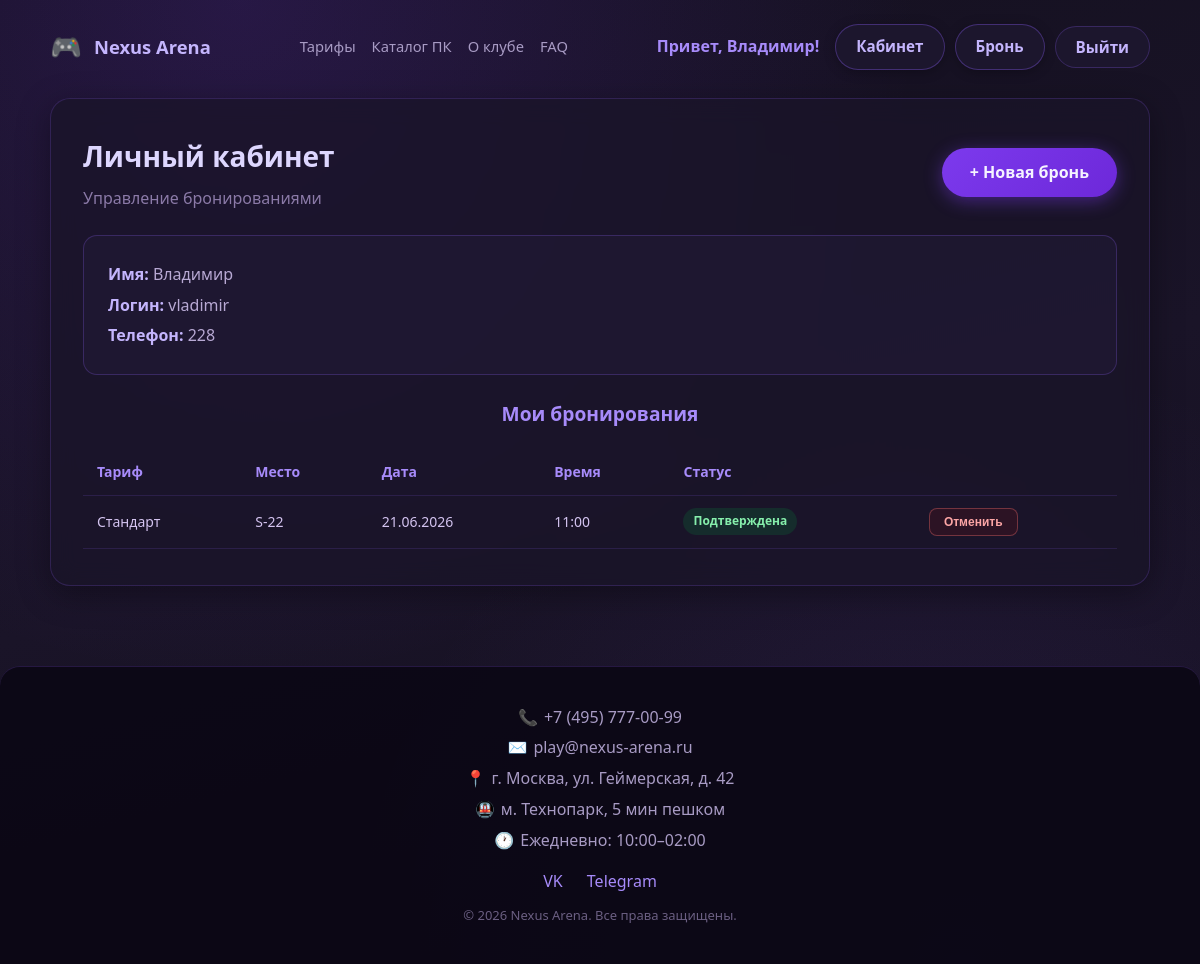
Screenshot of /profile/ (signed in) with the database file from the repository.
### main/models.py (models this page shows, shortened)
class Profile(models.Model):
    user = models.OneToOneField(User, on_delete=models.CASCADE, related_name='profile')
    phone = models.CharField('Телефон', max_length=20)
    is_site_admin = models.BooleanField('Администратор сайта', default=False)
    is_banned = models.BooleanField('Заблокирован', default=False)
    ban_reason = models.TextField('Причина блокировки', blank=True)
    banned_at = models.DateTimeField('Дата блокировки', null=True, blank=True)

class Appointment(models.Model):
    STATUS_PENDING = 'pending'
    STATUS_CONFIRMED = 'confirmed'
    STATUS_CANCELLED = 'cancelled'
    STATUS_CHOICES = [
        (STATUS_PENDING, 'Ожидает'),
        (STATUS_CONFIRMED, 'Подтверждена'),
        (STATUS_CANCELLED, 'Отменена'),
    ]
    user = models.ForeignKey(User, on_delete=models.CASCADE, related_name='appointments')
    tariff = models.CharField('Тариф', max_length=120)
    seat = models.CharField('Место', max_length=20)
    appointment_date = models.DateField('Дата')
    appointment_time = models.TimeField('Время')
    comment = models.TextField('Комментарий', blank=True)
    status = models.CharField(
        'Статус',
        max_length=20,
        choices=STATUS_CHOICES,
        default=STATUS_PENDING,
    )
    created_at = models.DateTimeField(auto_now_add=True)
    class Meta:
        ordering = ['-appointment_date', '-appointment_time', '-created_at']
    @property
    def status_label(self):
        return dict(self.STATUS_CHOICES).get(self.status, self.status)

### main/views.py (the view, shortened to what this page needs)
# urls.py: path('profile/', views.profile_view, name='profile'),
@login_required(login_url="login")
def profile_view(request):
    if _is_banned(request.user):
        logout(request)
        messages.error(request, "Ваш аккаунт заблокирован.")
        return redirect("login")
    profile = _get_or_create_profile(request.user)
    appointments = request.user.appointments.all()
    return render(request, "main/profile.html", {
        **_club_context(),
        "profile": profile,
        "appointments": appointments,
    })

### main/context_processors.py (called while the page is built)
def club_context(request):
    profile = getattr(request.user, 'profile', None) if request.user.is_authenticated else None
    is_site_admin = (
        request.user.is_authenticated
        and (request.user.is_superuser or (profile and profile.is_site_admin))
    )
    return {
        **CLUB,
        'is_site_admin': is_site_admin,
    }

### main/views.py (called while the page is built)
def _club_context():
    return {**CLUB}

def _get_or_create_profile(user):
    profile, _ = Profile.objects.get_or_create(
        user=user,
        defaults={"phone": "—"},
    )
    return profile

def _is_banned(user):
    if user.is_superuser:
        return False
    profile = getattr(user, "profile", None)
    return profile is not None and profile.is_banned

### main/templates/main/profile.html (shortened to what this page needs)
{% extends "main/base.html" %}
{% block content %}
<section class="section-cell">
    <div class="profile-header">
        <div>
            <h1 class="section-title" style="margin: 0; text-align: left;">Личный кабинет</h1>
            <p style="color: #8b7aa8; margin: 8px 0 0;">Управление бронированиями</p>
        </div>
        <a class="btn-primary" href="{% url 'appointment' %}">+ Новая бронь</a>
    </div>
    <div class="profile-info">
        <p><strong>Имя:</strong> {{ user.first_name|default:user.username }}</p>
        <p><strong>Логин:</strong> {{ user.username }}</p>
        <p><strong>Телефон:</strong> {{ profile.phone }}</p>
    </div>
    <h2 class="sub-title">Мои бронирования</h2>
    {% if appointments %}
    <div class="table-wrap">
        <table class="bookings-table">
            <thead>
                <tr>
                    <th>Тариф</th>
                    <th>Место</th>
                    <th>Дата</th>
                    <th>Время</th>
                    <th>Статус</th>
                    <th></th>
                </tr>
            </thead>
            <tbody>
                {% for appt in appointments %}
                <tr>
                    <td>{{ appt.tariff }}</td>
                    <td>{{ appt.seat }}</td>
                    <td>{{ appt.appointment_date|date:"d.m.Y" }}</td>
                    <td>{{ appt.appointment_time|time:"H:i" }}</td>
                    <td>
                        <span class="status-badge status--{{ appt.status }}">{{ appt.status_label }}</span>
                    </td>
                    <td>
                        {% if appt.status != 'cancelled' %}
                        <form method="post" style="display:inline;" onsubmit="return confirm('Отменить бронь?');">
                            <button type="submit" class="btn-sm">Отменить</button>
                        </form>
                        {% endif %}
                    </td>
                </tr>
                {% endfor %}
            </tbody>
        </table>
    </div>
    {% else %}
    <div class="empty-state">
        <p>У вас пока нет бронирований.</p>
        <p style="margin-top: 16px;"><a class="btn-primary" href="{% url 'appointment' %}">Забронировать место</a></p>
    </div>
    {% endif %}
</section>
{% endblock %}

### main/templates/main/base.html (shortened to what this page needs)
<!DOCTYPE html>
<html lang="ru">
<head>
</head>
<body>
    <div class="page-wrap">
        <header class="site-header">
            <a class="logo-link" href="{% url 'index' %}">
                <span>🎮</span>
                {{ club_name }}
            </a>
            <nav class="main-nav">
                <a href="{% url 'index' %}#tariffs">Тарифы</a>
                <a href="{% url 'catalog' %}">Каталог ПК</a>
                <a href="{% url 'index' %}#about">О клубе</a>
                <a href="{% url 'index' %}#faq">FAQ</a>
            </nav>
            <nav class="auth-nav">
                {% if user.is_authenticated %}
                    <span class="auth-user">Привет, {{ user.first_name|default:user.username }}!</span>
                    <a class="auth-btn auth-btn--login" href="{% url 'profile' %}">Кабинет</a>
                    <a class="auth-btn auth-btn--login" href="{% url 'appointment' %}">Бронь</a>
                    <form method="post" action="{% url 'logout' %}" style="display:inline; margin:0;">
                        <button type="submit" class="auth-btn auth-btn--logout">Выйти</button>
                    </form>
                {% else %}
                    <a class="auth-btn auth-btn--login" href="{% url 'login' %}">Вход</a>
                    <a class="auth-btn auth-btn--register" href="{% url 'register' %}">Регистрация</a>
                {% endif %}
            </nav>
        </header>
        {% block content %}{% endblock %}
    </div>
    {% block footer %}
    <footer class="footer">
        <p><span class="footer-icon">📞</span>{{ phone }}</p>
        <p><span class="footer-icon">✉️</span>{{ email }}</p>
        <p><span class="footer-icon">📍</span>{{ address }}</p>
        <p><span class="footer-icon">🚇</span>{{ metro }}</p>
        <p><span class="footer-icon">🕐</span>{{ work_hours }}</p>
        <p style="margin-top: 16px;">
            <a href="{{ social_vk }}" style="color: #a78bfa; margin: 0 10px;" target="_blank" rel="noopener">VK</a>
            <a href="{{ social_tg }}" style="color: #a78bfa; margin: 0 10px;" target="_blank" rel="noopener">Telegram</a>
        </p>
        <p style="font-size: 13px; color: #6b5f82; margin-top: 12px;">© {% now "Y" %} {{ club_name }}. Все права защищены.</p>
    </footer>
    {% endblock %}
</body>
</html>

### main/templates/main/base.html (style rules this page uses)
* { box-sizing: border-box; }
body { margin: 0; font-family: "Segoe UI", Tahoma, Arial, sans-serif; background: #14101f; background-image: radial-gradient(ellipse at 20% 0%, rgba(124, 58, 237, 0.18) 0%, transparent 50%), radial-gradient(ellipse at 80% 100%, rgba(139, 92, 246, 0.12) 0%, transparent 45%), linear-gradient(165deg, #14101f 0%, #1a1428 50%, #120e1c 100%); background-attachment: fixed; color: #e8e0f5; line-height: 1.55; min-height: 100vh; }
a { color: inherit; text-decoration: none; }
.page-wrap { max-width: 1140px; margin: 0 auto; padding: 24px 20px 48px; }
.site-header { display: flex; align-items: center; justify-content: space-between; flex-wrap: wrap; gap: 16px; margin-bottom: 28px; }
.logo-link { display: flex; align-items: center; gap: 12px; font-weight: 700; font-size: 1.15rem; color: #c4b5fd; }
.logo-link span { font-size: 1.6rem; }
.auth-nav { display: flex; align-items: center; flex-wrap: wrap; gap: 10px; }
.auth-user { color: #a78bfa; font-weight: 600; margin-right: 6px; }
.auth-btn { display: inline-block; padding: 10px 20px; border-radius: 999px; font-size: 0.95rem; font-weight: 600; transition: transform 0.15s, box-shadow 0.2s, background 0.2s; }
.auth-btn--login { background: rgba(30, 24, 48, 0.85); color: #c4b5fd; border: 1px solid rgba(139, 92, 246, 0.35); box-shadow: 0 2px 12px rgba(0, 0, 0, 0.25); }
.auth-btn--logout { background: rgba(30, 24, 48, 0.85); color: #c4b5fd; border: 1px solid rgba(139, 92, 246, 0.25); cursor: pointer; font-family: inherit; }
.main-nav { display: flex; flex-wrap: wrap; gap: 8px 16px; align-items: center; }
.main-nav a { color: #a89bc4; font-size: 0.92rem; font-weight: 500; transition: color 0.15s; }
.section-cell { background: rgba(26, 20, 40, 0.75); backdrop-filter: blur(12px); border: 1px solid rgba(139, 92, 246, 0.2); border-radius: 20px; padding: 36px 32px; margin-bottom: 24px; box-shadow: 0 8px 32px rgba(0, 0, 0, 0.35); }
.section-title { text-align: center; margin: 0 0 28px; font-size: 1.75rem; color: #ddd6fe; }
.sub-title { text-align: center; margin: 0 0 20px; font-size: 1.2rem; color: #a78bfa; }
.footer { background: rgba(12, 8, 22, 0.95); color: #a89bc4; padding: 32px 20px; text-align: center; border-radius: 20px 20px 0 0; margin-top: 8px; border-top: 1px solid rgba(139, 92, 246, 0.2); }
.footer p { margin: 6px 0; }
.footer-icon { margin-right: 6px; }
.btn-primary { display: inline-block; padding: 12px 28px; background: linear-gradient(135deg, #7c3aed, #6d28d9); color: #f5f3ff; border-radius: 999px; font-weight: 600; box-shadow: 0 4px 18px rgba(124, 58, 237, 0.45); transition: transform 0.15s, box-shadow 0.2s; }

### main/templates/main/profile.html (style rules this page uses)
.profile-header { display: flex; flex-wrap: wrap; justify-content: space-between; align-items: center; gap: 16px; margin-bottom: 24px; }
.profile-info { background: rgba(34, 27, 52, 0.7); border: 1px solid rgba(139, 92, 246, 0.25); border-radius: 14px; padding: 20px 24px; margin-bottom: 24px; }
.profile-info p { margin: 6px 0; color: #b8a9d4; }
.profile-info strong { color: #c4b5fd; }
.bookings-table { width: 100%; border-collapse: collapse; font-size: 14px; }
.bookings-table th, .bookings-table td { padding: 12px 14px; text-align: left; border-bottom: 1px solid rgba(139, 92, 246, 0.15); }
.bookings-table th { color: #a78bfa; font-weight: 600; }
.bookings-table td { color: #d4c4f0; }
.status-badge { display: inline-block; padding: 4px 10px; border-radius: 999px; font-size: 12px; font-weight: 600; }
.status--confirmed { background: rgba(16, 80, 50, 0.4); color: #86efac; }
.btn-sm { padding: 6px 14px; font-size: 12px; border-radius: 8px; border: 1px solid rgba(248, 113, 113, 0.35); background: rgba(80, 20, 30, 0.35); color: #fca5a5; cursor: pointer; font-weight: 600; }
.table-wrap { overflow-x: auto; }

### rows the page displays
Profile: phone "228"
Appointment: tariff "Стандарт", seat "S-22", appointment_date "21.06.2026", appointment_time "11:00", status_label "Подтверждена"

### other values shown
{{ club_name }} "Nexus Arena"
{{ user.first_name|default:user.username }} "Владимир"
{{ user.username }} "vladimir"
{{ phone }} "+7 (495) 777-00-99"
{{ email }} "play@nexus-arena.ru"
{{ address }} "г. Москва, ул. Геймерская, д. 42"
{{ metro }} "м. Технопарк, 5 мин пешком"
{{ work_hours }} "Ежедневно: 10:00–02:00"
